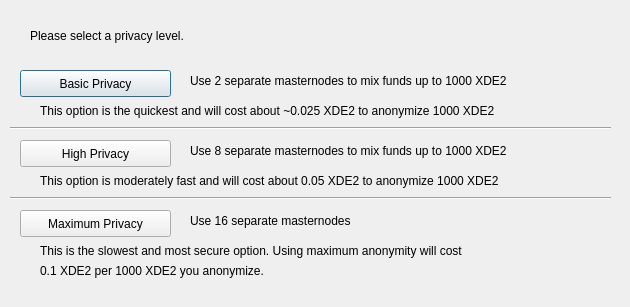
<?xml version="1.0" encoding="UTF-8"?>
<ui version="4.0">
 <class>DarksendConfig</class>
 <widget class="QDialog" name="DarksendConfig">
  <property name="geometry">
   <rect>
    <x>0</x>
    <y>0</y>
    <width>630</width>
    <height>307</height>
   </rect>
  </property>
  <property name="windowTitle">
   <string>Configure Darksend</string>
  </property>
  <widget class="QPushButton" name="buttonBasic">
   <property name="geometry">
    <rect>
     <x>20</x>
     <y>70</y>
     <width>151</width>
     <height>27</height>
    </rect>
   </property>
   <property name="text">
    <string>Basic Privacy</string>
   </property>
  </widget>
  <widget class="QPushButton" name="buttonHigh">
   <property name="geometry">
    <rect>
     <x>20</x>
     <y>140</y>
     <width>151</width>
     <height>27</height>
    </rect>
   </property>
   <property name="text">
    <string>High Privacy</string>
   </property>
  </widget>
  <widget class="QPushButton" name="buttonMax">
   <property name="geometry">
    <rect>
     <x>20</x>
     <y>210</y>
     <width>151</width>
     <height>27</height>
    </rect>
   </property>
   <property name="text">
    <string>Maximum Privacy</string>
   </property>
  </widget>
  <widget class="QLabel" name="label">
   <property name="geometry">
    <rect>
     <x>30</x>
     <y>20</y>
     <width>571</width>
     <height>31</height>
    </rect>
   </property>
   <property name="text">
    <string>Please select a privacy level.</string>
   </property>
  </widget>
  <widget class="QLabel" name="label_2">
   <property name="geometry">
    <rect>
     <x>190</x>
     <y>70</y>
     <width>421</width>
     <height>21</height>
    </rect>
   </property>
   <property name="text">
    <string>Use 2 separate masternodes to mix funds up to 1000 XDE2</string>
   </property>
  </widget>
  <widget class="QLabel" name="label_3">
   <property name="geometry">
    <rect>
     <x>190</x>
     <y>140</y>
     <width>411</width>
     <height>21</height>
    </rect>
   </property>
   <property name="text">
    <string>Use 8 separate masternodes to mix funds up to 1000 XDE2</string>
   </property>
  </widget>
  <widget class="QLabel" name="label_4">
   <property name="geometry">
    <rect>
     <x>190</x>
     <y>210</y>
     <width>421</width>
     <height>21</height>
    </rect>
   </property>
   <property name="text">
    <string>Use 16 separate masternodes</string>
   </property>
  </widget>
  <widget class="QLabel" name="label_6">
   <property name="geometry">
    <rect>
     <x>40</x>
     <y>100</y>
     <width>561</width>
     <height>21</height>
    </rect>
   </property>
   <property name="text">
    <string>This option is the quickest and will cost about ~0.025 XDE2 to anonymize 1000 XDE2</string>
   </property>
  </widget>
  <widget class="QLabel" name="label_7">
   <property name="geometry">
    <rect>
     <x>40</x>
     <y>170</y>
     <width>561</width>
     <height>21</height>
    </rect>
   </property>
   <property name="text">
    <string>This option is moderately fast and will cost about 0.05 XDE2 to anonymize 1000 XDE2</string>
   </property>
  </widget>
  <widget class="QLabel" name="label_8">
   <property name="geometry">
    <rect>
     <x>40</x>
     <y>240</y>
     <width>561</width>
     <height>21</height>
    </rect>
   </property>
   <property name="text">
    <string>This is the slowest and most secure option. Using maximum anonymity will cost</string>
   </property>
  </widget>
  <widget class="QLabel" name="label_9">
   <property name="geometry">
    <rect>
     <x>40</x>
     <y>260</y>
     <width>561</width>
     <height>21</height>
    </rect>
   </property>
   <property name="text">
    <string>0.1 XDE2 per 1000 XDE2 you anonymize.</string>
   </property>
  </widget>
  <widget class="Line" name="line">
   <property name="geometry">
    <rect>
     <x>10</x>
     <y>120</y>
     <width>601</width>
     <height>16</height>
    </rect>
   </property>
   <property name="orientation">
    <enum>Qt::Horizontal</enum>
   </property>
  </widget>
  <widget class="Line" name="line_2">
   <property name="geometry">
    <rect>
     <x>10</x>
     <y>190</y>
     <width>601</width>
     <height>16</height>
    </rect>
   </property>
   <property name="orientation">
    <enum>Qt::Horizontal</enum>
   </property>
  </widget>
 </widget>
 <resources/>
 <connections/>
</ui>
